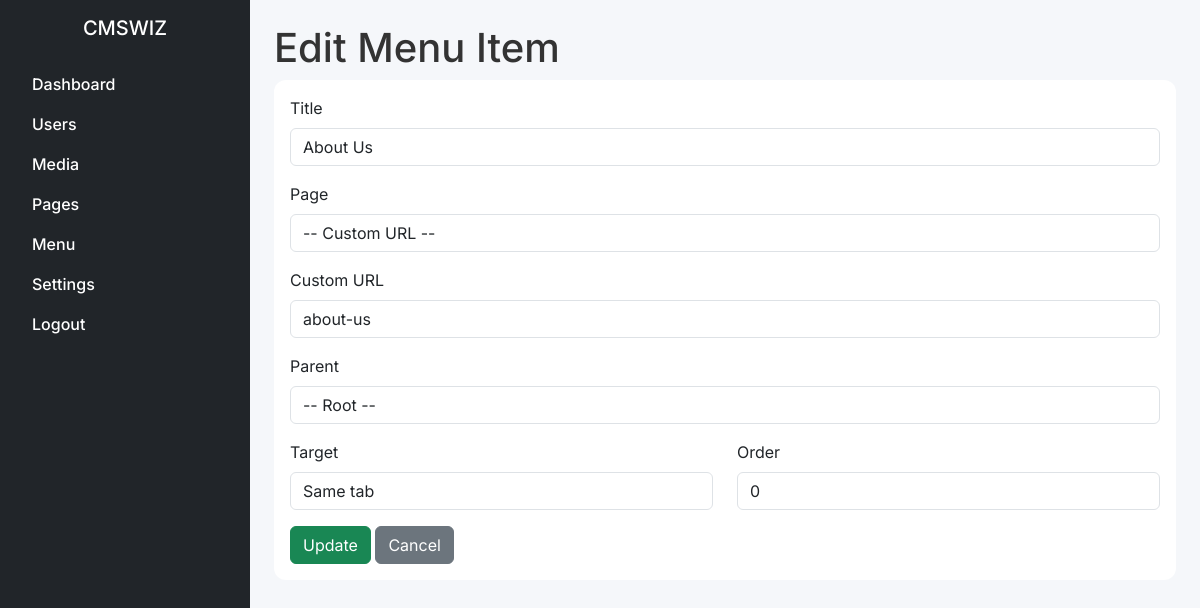
The app's page /admin/menu_edit.php?id=3 (signed in) with its own data.
### tables this page shows
CREATE TABLE `navigation` (
  `id` int(11) NOT NULL,
  `title` varchar(100) NOT NULL,
  `url` varchar(500) NOT NULL,
  `page_id` int(11) DEFAULT NULL,
  `parent_id` int(11) DEFAULT NULL,
  `order_priority` int(11) DEFAULT 0,
  `target` enum('_self','_blank') DEFAULT '_self',
  `created_at` timestamp NOT NULL DEFAULT current_timestamp()
);

### functions/db.php (called while the page is built, shortened)
<?php
function db_selectOne($table, $where = [], $columns = '*'){
    global $conn;
    $sql = "SELECT {$columns} FROM {$table}";
    $types = '';
    $values = [];
    if (!empty($where)){
        $conditions = [];
        foreach($where as $key =>$value){
            $conditions[] = "{$key} = ?";
            $types .= is_int($value) ? 'i' :'s';
            $values[] = $value;
        }
        $sql .= " WHERE " . implode(' AND ', $conditions);
    }
    $sql .= " LIMIT 1";
    $stmt = $conn->prepare($sql);
    if(!empty($values)) $stmt->bind_param($types, ...$values);
    $stmt->execute();
    return $stmt->get_result()->fetch_assoc();
}
?>

### admin/menu_edit.php (the view, shortened to what this page needs)
<?php
include '../templates/admin_header.php';
$id = (int)$_GET['id'];
$menu_item = db_selectOne('navigation', ['id' => $id]);
?>
<h1>Edit Menu Item</h1>
<form method="POST" class="card">
    <div class="card-body">
        <div class="mb-3">
            <label class="form-label">Title</label>
            <input type="text" name="title" class="form-control"
            value="<?= htmlspecialchars($menu_item['title']) ?>"
            required>
        </div>
        <div class="mb-3">
       <label class="form-label">Page</label>
       <select name="page_id" class="form-control">
           <option value="">-- Custom URL --</option>
       </select>
   </div>
   <div class="mb-3" id="custom-url-wrap"
       style="display:<?= $menu_item['page_id'] ? 'none' : 'block' ?>;">
       <label class="form-label">Custom URL</label>
       <input type="text" name="url" class="form-control"
           value="<?= htmlspecialchars($menu_item['url']) ?>"
           placeholder="https://...">
   </div>
        <div class="mb-3">
            <label class="form-label">Parent</label>
            <select name="parent_id" class="form-control">
                <option value="">-- Root --</option>
            </select>
        </div>
        <div class="row mb-3">
            <div class="col-md-6">
                <label class="form-label">Target</label>
                <select name="target" class="form-control">
                    <option value="_self" <?= $menu_item['target'] == '_self' ? 'selected' : '' ?> >Same tab</option>
                </select>
            </div>
            <div class="col-md-6">
                <label class="form-label">Order</label>
                <input type="number" name="order_priority" class="form-control" value="<?= $menu_item['order_priority'] ?>">
            </div>
        </div>
        <button type="submit" name="edit_menu" class="btn btn-success">Update</button>
        <a href="menu.php" class="btn btn-secondary">Cancel</a>
    </div>
</form>
<?php include '../templates/admin_footer.php'; ?>

### assets/css/style.css (style rules this page uses)
body { font-family: 'Inter', Tahoma, Geneva, Verdana, sans-serif; background: #f5f7fa; color: #333; min-height: 100vh; display: flex; flex-direction: column; }
.card { border: none; border-radius: 12px; transition: transform 0.2s, box-shadow 0.2s; }

### records on screen
navigation: title "About Us", url "about-us", target "Same tab", order_priority "0"

### other values on screen
$site_settings['site_name'] "CMSWIZ"
